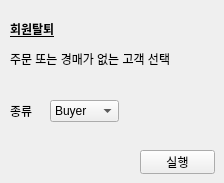
                 <widget class="QWidget" name="tab_25">
                  <attribute name="title">
                   <string>2</string>
                  </attribute>
                  <widget class="QPushButton" name="pushButtonDelete2Run">
                   <property name="geometry">
                    <rect>
                     <x>140</x>
                     <y>150</y>
                     <width>75</width>
                     <height>24</height>
                    </rect>
                   </property>
                   <property name="text">
                    <string>실행</string>
                   </property>
                  </widget>
                  <widget class="QLabel" name="label_28">
                   <property name="geometry">
                    <rect>
                     <x>10</x>
                     <y>20</y>
                     <width>201</width>
                     <height>51</height>
                    </rect>
                   </property>
                   <property name="text">
                    <string>&lt;html&gt;&lt;head/&gt;&lt;body&gt;&lt;p&gt;&lt;span style=&quot; font-weight:700; text-decoration: underline;&quot;&gt;회원탈퇴&lt;/span&gt;&lt;/p&gt;&lt;p&gt;주문 또는 경매가 없는 고객 선택&lt;/p&gt;&lt;/body&gt;&lt;/html&gt;</string>
                   </property>
                   <property name="alignment">
                    <set>Qt::AlignLeading|Qt::AlignLeft|Qt::AlignTop</set>
                   </property>
                  </widget>
                  <widget class="QLabel" name="label_3">
                   <property name="geometry">
                    <rect>
                     <x>10</x>
                     <y>100</y>
                     <width>71</width>
                     <height>21</height>
                    </rect>
                   </property>
                   <property name="text">
                    <string>종류</string>
                   </property>
                  </widget>
                  <widget class="QComboBox" name="comboBoxDelete2">
                   <property name="geometry">
                    <rect>
                     <x>50</x>
                     <y>100</y>
                     <width>69</width>
                     <height>22</height>
                    </rect>
                   </property>
                   <item>
                    <property name="text">
                     <string>Buyer</string>
                    </property>
                   </item>
                   <item>
                    <property name="text">
                     <string>Seller</string>
                    </property>
                   </item>
                  </widget>
                 </widget>
